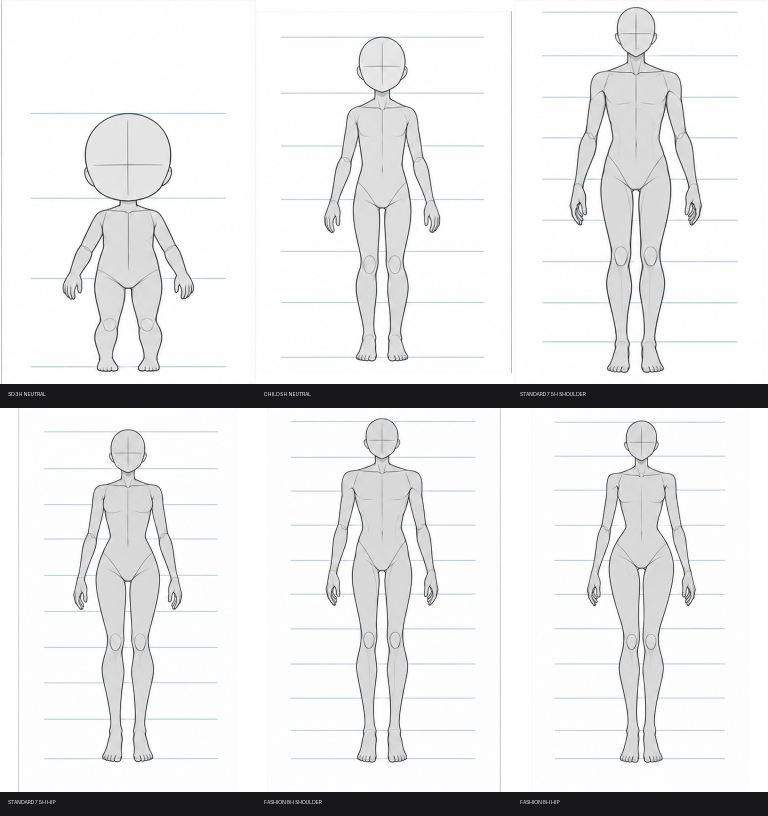
#> input picture inputs/body_proportion_presets/v3/contact_sheet.png, 1536 x 1632 px (shown at 1/2 size)
$ python -i outfit_edit.py   (imports and definitions only)
#> lines starting #> are read from the running program, lines starting #| are printed output that depends on the picture; after the words box and inside, x2 and y2 are one past the last pixel; in counts of white or black regions, pixels touching at a corner belong together
"""원본 편집형 의상 교체의 공통 부분(D-090~D-093, D-094 제품 연결): Qwen 편집 결과를 원본 좌표로 되돌리고,
머리(머리카락·얼굴·선택한 머리 장식)만 원본 픽셀로 붙인다. 메인 환경(작업실)과 Qwen 작업 프로세스가 같은 코드를 쓴다.
torch를 가져오지 않는다. 시험 08~13의 실행기는 정리했다(기록: outputs/women-hair-test-20261011, D-090~D-097).

머리 정렬: 원본 머리 주변과 Qwen 결과 전체에서 특징점(SIFT)을 맞춰 위치·크기·기울기를 잰다. 얼굴 경계 25px 안 일치점이
8개 이상일 때만 믿는다. Qwen 결과 전체를 원본 좌표로 되돌린 뒤(필요하면 흰 여백으로 화면을 넓힘) 다시 재서 거의 일치할 때만
붙인다. 위치가 맞아도 머리 형태·연결(지지율·떠 있는 조각)이 다르면 붙이지 않는다. 붙이지 않은 장은 raw만 남긴다.
"""
import hashlib
import json
import re
from pathlib import Path

import cv2
import numpy as np
from PIL import Image

SIZE = (768, 1024)
FEATHER = 2
HEAD_EDGE = 2
MATCH_RATIO = 0.8               # D-093: 0.75에서 0.8로. 대신 얼굴 일치점·되돌린 뒤 재검사·형태 검사로 거른다
FACE_NEAR = 25                  # 얼굴 경계에서 이 거리 안의 일치점을 얼굴 일치점으로 센다
MIN_FACE_INLIERS = 8
HAIR_FAR = 40                   # 얼굴에서 이보다 먼 머리로 형태를 본다
HAIR_COLOR_DE = 15              # 원본 머리색(Lab k-means 4개 중심)과 이 거리 안이면 Qwen 머리로 본다
MIN_HAIR_SUPPORT = 0.5
MAX_FLOATING_HAIR = 0.2
RANSAC_PX = 3.0
MIN_INLIERS = 12
SCALE_RANGE = (0.75, 1.35)      # 되돌릴 수 있는 크기 차이
ROTATE_LIMIT = 10.0             # 되돌릴 수 있는 기울기(도)
RESIDUAL_SHIFT = 2.0            # 되돌린 뒤 남아도 되는 위치 차이(px)
RESIDUAL_SCALE = 0.02
RESIDUAL_ROTATE = 1.0
CONTENT_DIFF = 25               # 흰색과 채널 차이가 이보다 크면 그림 내용으로 본다
HEAD_WINDOW = 15
BORDER = 32
HEAD_ACCESSORIES = ("headwear", "earwear", "eyewear")  # 사용자 선택 대상은 머리 장식뿐이다
HEAD_KEEP = ("hair", "face", "eyes", "nose", "mouth", "ears", "tail", "wings")   # 1단계 보존 영역(protect.png) 구성
NOT_PASTED = ("tail", "wings")   # D-103: 몸에 붙는 부분은 원본 자리에 붙이지 않는다(Qwen이 자세·키를 바꾸면 떨어져 보임)


def sha(path):
    return hashlib.sha256(Path(path).read_bytes()).hexdigest()


def write_json(path, data):
    Path(path).write_text(json.dumps(data, ensure_ascii=False, indent=2), encoding="utf-8")


def require(condition, message):
    if not condition:
        raise ValueError(message)


def load(path, mode="RGB"):
    with Image.open(path) as image:
        return np.asarray(image.convert(mode))


def gray(image):
    return cv2.cvtColor(image, cv2.COLOR_RGB2GRAY)


# [29 lines left out: function match_head, not called in this run]


def near_identity(match):
    return (match["status"] == "measured" and abs(match["scale"] - 1) <= RESIDUAL_SCALE
            and abs(match["rotate_deg"]) <= RESIDUAL_ROTATE and max(map(abs, match["head_shift_px"])) <= RESIDUAL_SHIFT)


def original_background(image, tolerance=8, frame_fallback=False):
    """캔버스 안 원본 그림의 배경: 그림 내용 상자 테두리 색(중앙값)과 거의 같고 그 테두리와 이어진 픽셀.
    D-115(요청 17 N4): 회색 배경 위의 흰 머리에서 분할기가 배경을 머리카락으로 넣어, 붙일 때 Qwen 소매 위에 회색 배경이 덮였다.
    흰 바탕 캔버스 여백은 원본 배경과 색이 달라 여기 포함되지 않는다."""
    content = content_mask(image)
    if not content.any():
        return np.zeros(image.shape[:2], bool)
    ys, xs = np.nonzero(content)
    y0, y1, x0, x1 = ys.min(), ys.max(), xs.min(), xs.max()
    box = np.zeros(image.shape[:2], bool)
    box[y0:y1 + 1, x0:x1 + 1] = True
    ring = box & ~cv2.erode(box.astype(np.uint8), np.ones((13, 13), np.uint8)).astype(bool)
    if not ring.any():
        # 그림이 캔버스 끝까지 차면(눈길 배경 등) 위 테두리가 비어 중앙값이 NaN이 되고 배경 빼기가 조용히 건너뛰어진다(D-127).
        # 특징 측정(frame_fallback)에서만 캔버스 가장자리를 테두리로 쓴다. 잠근 편집 단계 합성 동작은 그대로 둔다(D-118).
        if not frame_fallback:
            return np.zeros(image.shape[:2], bool)
        ring = box & ~cv2.erode(box.astype(np.uint8), np.ones((13, 13), np.uint8), borderType=cv2.BORDER_CONSTANT,
                                borderValue=0).astype(bool)
    colour = np.median(image[ring], axis=0)
    near = (np.abs(image.astype(np.int16) - colour.astype(np.int16)).max(axis=2) <= tolerance) & box
    _, labels = cv2.connectedComponents(near.astype(np.uint8), connectivity=4)
    seeds = np.unique(labels[ring & near])
    return np.isin(labels, seeds[seeds > 0]) & near


def content_mask(image):
    """흰 바탕이 아닌 그림 내용. 점 잡음은 3×3 열림으로 지운다."""
    content = (np.abs(255 - image.astype(np.int16)).max(axis=2) > CONTENT_DIFF).astype(np.uint8)
    return cv2.morphologyEx(content, cv2.MORPH_OPEN, np.ones((3, 3), np.uint8)) > 0


def outside_frame(points, width, height):
    x, y = points
    return (x < 0) | (y < 0) | (x > width - 1) | (y > height - 1)


# [49 lines left out: functions pad_image, realign, fit_white, not called in this run]


def lab(image):
    return cv2.cvtColor(image, cv2.COLOR_RGB2LAB).astype(np.float32) * np.float32([100 / 255, 1, 1])


# [70 lines left out: functions qwen_hair_mask, unattached, hair_shape, composite, head_protect, head_weight and 1 more, not called in this run]


def head_window(protect):
    return cv2.dilate(protect.astype(np.uint8), np.ones((2 * HEAD_WINDOW + 1,) * 2, np.uint8)) > 0


# [5 lines left out: function border_white_ratio, not called in this run]


class MemoryGuard:
    """단계별 PyTorch 메모리 기록. 각 단계 최고값은 직전 기록 뒤부터 잰다(단계마다 최고값을 초기화).
    한도는 apply_cap()으로 할당 상한을 걸어 지키고, check()는 넘었는지 다시 확인해 멈춘다."""

    def __init__(self, cuda, limit_gib, log_path=None):
        self.cuda, self.limit, self.log_path, self.stages, self.stopped = cuda, limit_gib, log_path, [], None
        self.current = "시작"

    # [69 lines left out: functions begin, apply_cap, write, check, fail, step_callback and 2 more, not called in this run]


# 제품 지시문: 캐릭터별 의상 묘사를 손으로 쓰지 않는다(시험 지시문의 "long dark brown coat"가 의상을 바꾼 정황, D-092).
# 요청 12: "그림 2의 옷을 입혀라"만으로는 W3의 몸에 붙는 원래 옷이 그대로 남았다 → 지금 옷 전체를 바꾸라고 명시한다(D-095).
# D-108(요청 14): K의 걸친 코트·넥타이·장갑이 남고 S04의 검은 바디수트가 그대로였다 → 원래 옷의 종류를 짚어 "하나도 남기지 않음"을 명시
OUTFIT_REPLACE = ("Replace all of the character's current clothing in image 1, including any bodysuit, jacket, coat draped over "
                  "the shoulders, tie, gloves, choker, stockings, socks and shoes, with the complete outfit shown in image 2, "
                  "matching its shape, length, colors and details. Nothing from the original outfit may remain. ")
OUTFIT_PROPS = "Remove any weapon and every carried or held prop. "
OUTFIT_BACKGROUND = "Place the character alone on a plain pure white background with nothing else. "
OUTFIT_BASE = OUTFIT_REPLACE + OUTFIT_PROPS + OUTFIT_BACKGROUND
# D-108(요청 14): S06 기계 꼬리·S08 여러 꼬리가 사라짐 → 꼬리·귀·날개는 몸의 일부이지 소품이 아님을 명시.
# D-111(요청 15): 모든 캐릭터에 "꼬리를 유지하라"고 하자 K(귀·꼬리·날개 없음)에 셋 다 생겼다 → 확인된 부위만 적고 없으면 추가 금지.
BODY_PARTS = ("ears", "tail", "wings")
BODY_PART_WORDS = {"ears": "animal ears", "tail": "a tail or tails", "wings": "wings"}
BODY_PARTS_UNKNOWN = ("If the character has animal ears, a tail or wings in image 1, keep them exactly as in image 1 with the "
                      "same number, shape, color and position; they are part of the body, not props or clothing. "
                      "Do not add any animal ears, tail or wings that are not in image 1. ")
BODY_PARTS_NONE = "The character has no animal ears, no tail and no wings; do not add any. "


# [29 lines left out: functions _kind_words, body_parts_sentence, not called in this run]


OUTFIT_KEEP = ("Keep the character's face, hairstyle, hair color, head accessories and body proportions exactly the same as "
               "in image 1. ")
OUTFIT_REMOVE = ("The character must stay the same person as in image 1: same gender, age, face, hair color and hairstyle. "
                 "Only take off the head accessories: remove every head accessory (headphones, headbands, hair ornaments, "
                 "hats, earrings and glasses) and show the character's own hair where they were. Keep body proportions "
                 "exactly the same as in image 1. ")
# D-108(요청 14): 앉은 S08이 선 자세로 바뀌어 머리가 0.58배로 작아짐 → 자세 유지를 명시(머리 크기를 맞추기 위함)
OUTFIT_FRAMING = ("Keep the character's pose exactly as in image 1, whether standing, sitting or crouching. "
                  "Do not change the camera angle, framing or the character's size or position.")
# D-106: 사용자 GUI 확인 — 남성 캐릭터에 여성복(크롭탑·치마)을 입히자 몸이 여성 체형으로 바뀌었다. 확인된 성별을 지시문에 넣는다.
OUTFIT_GENDER = {
    "male": ("The character is male. Keep a male body with a flat chest and male proportions, even if the outfit in "
             "image 2 is women's clothing; fit the outfit to the male body. "),
    "female": "The character is female. Keep her body shape and proportions as in image 1. ",
    "unspecified": "",
}
GARMENT_TERM = re.compile(r"[a-z][a-z0-9 '-]{0,39}")
NOT_GARMENT = ("hand", "arm", "leg", "pose", "holding", "pocket", "standing", "sitting", "looking")
MAX_GARMENT_TERMS = 20


# [15 lines left out: function clean_garment_terms, not called in this run]


EDIT_INTENT = "의상 교체 + 캐릭터 고유 특징(얼굴·머리·체형·확인된 귀·꼬리·날개) 유지. 기존 의상 잔존과 없는 부위 추가는 동일성 위반."


# [43 lines left out: function outfit_conditions, not called in this run]


def outfit_prompt(head_accessories, garment_terms=(), remove_props=True, gender="unspecified", body_parts=None):
    """제품용 고정 지시문 = outfit_conditions의 문장을 순서대로 이어 붙인 것."""
    return "".join(c["text"] for c in outfit_conditions(head_accessories, garment_terms, remove_props, gender, body_parts)["conditions"])


# [11 lines left out: function input_facts, not called in this run]


ARM_SEGMENTS = (("shoulder", "elbow"), ("elbow", "wrist"))
ARM_LINE_MIN = 0.95     # 원본에서 팔 구간이 인물 영역 위에 있어야 하는 비율(이 구간만 검사 대상이 된다)
ARM_GAP_MIN = 2         # 결과에서 연속으로 이만큼 빗나가야 사라진 것으로 본다(요청 12 W3 팔 없음: 5연속, 요청 14 S07 흰 소매 오탐: 1개)
ARM_JOINT_CONF = 0.4    # 이보다 낮은 관절이 낀 구간은 판정하지 않는다(가려짐·잘못 찍힘)
ARM_SAMPLES = 12
BACKGROUND_TOLERANCE = 8   # 테두리 색(중앙값)과 채널 차이가 이 안이고 테두리와 이어지면 배경(요청 15 S04: 235 기준은 크림색 소매를 배경으로 읽음)
BORDER_RING = 8


# [68 lines left out: functions background_color, figure_mask, arm_lines, longest_gap, limb_check, not called in this run]

>>> import cv2
>>> picture = cv2.cvtColor(cv2.imread('../inputs/body_proportion_presets/v3/contact_sheet.png'), cv2.COLOR_BGR2RGB)
>>> result = original_background(picture)
#> in content_mask, `content = (np.abs(255 - image.astype(np.int16)).max(axis=2) > CONTENT_..`:
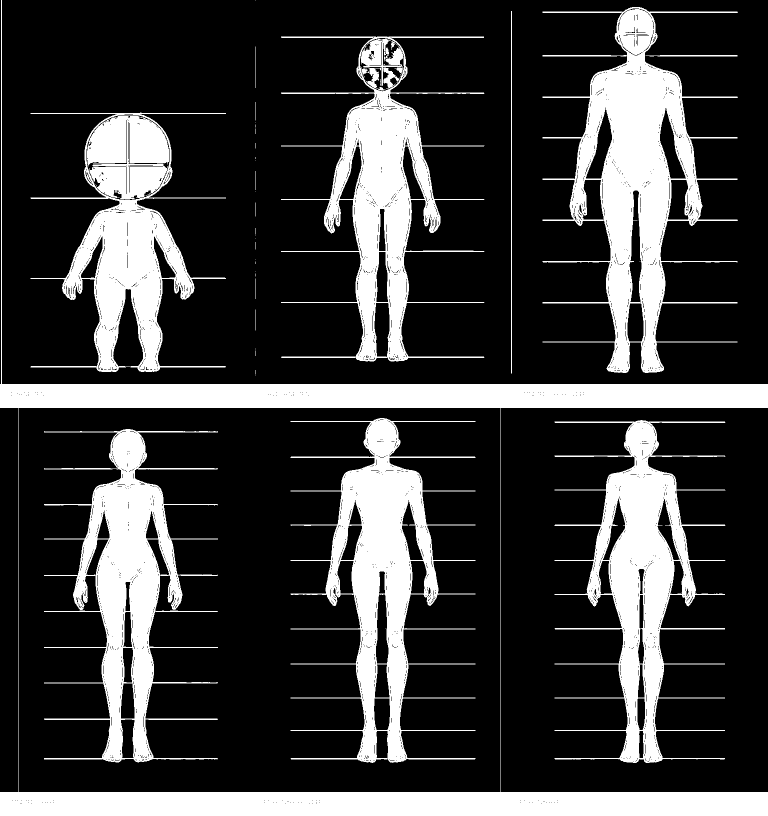
#> content: shape (1632, 1536) (shown at 1/2 size); values 0 (black) and 1 (white), 23.6% white; 48 white regions (33 under 20 px), largest, box (x1, y1, x2, y2) and area: (0, 0, 1536, 1632) 150420, (1085, 14, 1476, 746) 90643, (581, 836, 951, 1526) 72511
#> in content_mask, `return cv2.morphologyEx(content, cv2.MORPH_OPEN, np.ones((3, 3), np.ui..`:
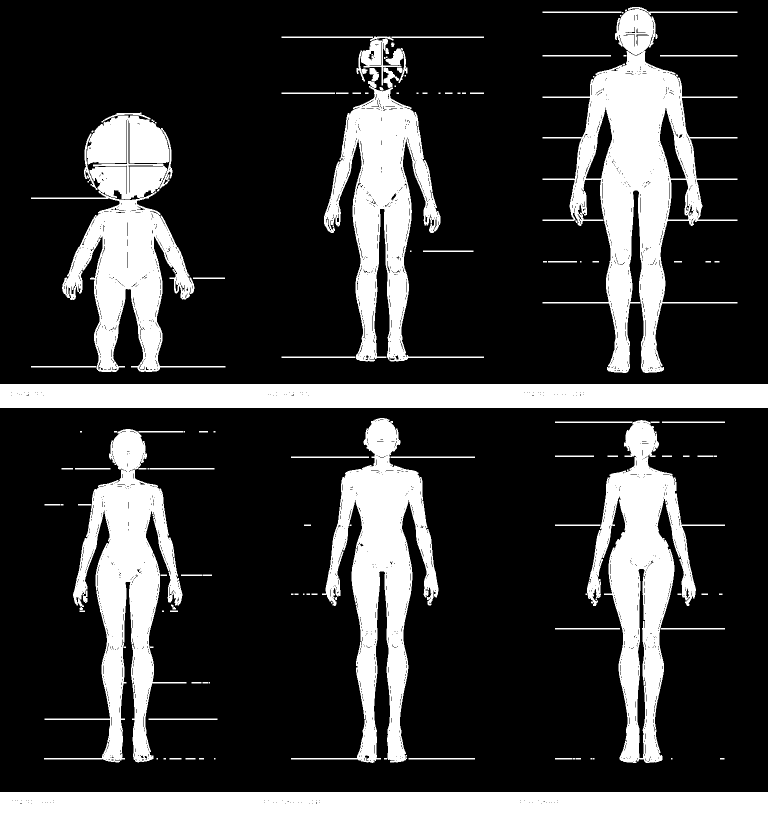
#> returned value: shape (1632, 1536) bool (shown at 1/2 size); 22.6% white; 116 white regions (39 under 20 px), largest, box (x1, y1, x2, y2) and area: (1085, 14, 1475, 746) 87883, (0, 1584, 1536, 1632) 73669, (0, 768, 1536, 816) 73661
#> in original_background, `y0, y1, x0, x1 = ys.min(), ys.max(), xs.min(), xs.max()`: y0 = 14; y1 = 1631; x0 = 0; x1 = 1535
#> in original_background, `colour = np.median(image[ring], axis=0)`: colour = [255, 255, 255]
#> in original_background, `near = (np.abs(image.astype(np.int16) - colour.astype(np.int16)).max(a..`:
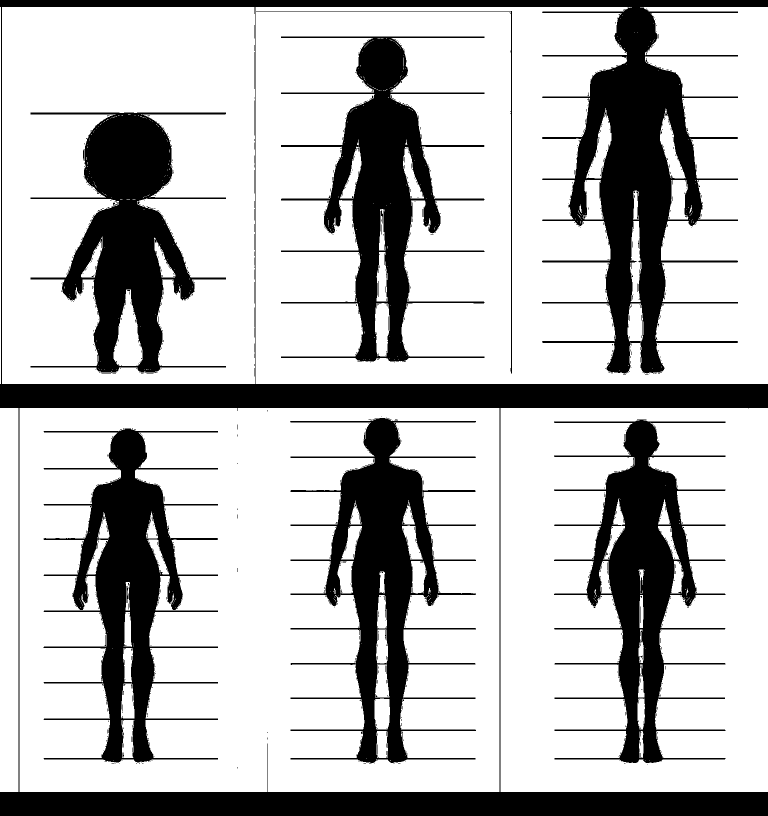
#> near: shape (1632, 1536) bool (shown at 1/2 size); 74% white; 1101 black regions (1074 under 20 px), largest, box (x1, y1, x2, y2) and area: (0, 0, 1536, 1632) 271051, (580, 836, 952, 1526) 77536, (61, 225, 452, 747) 74843
#> in original_background, `_, labels = cv2.connectedComponents(near.astype(np.uint8), connectivit..`:
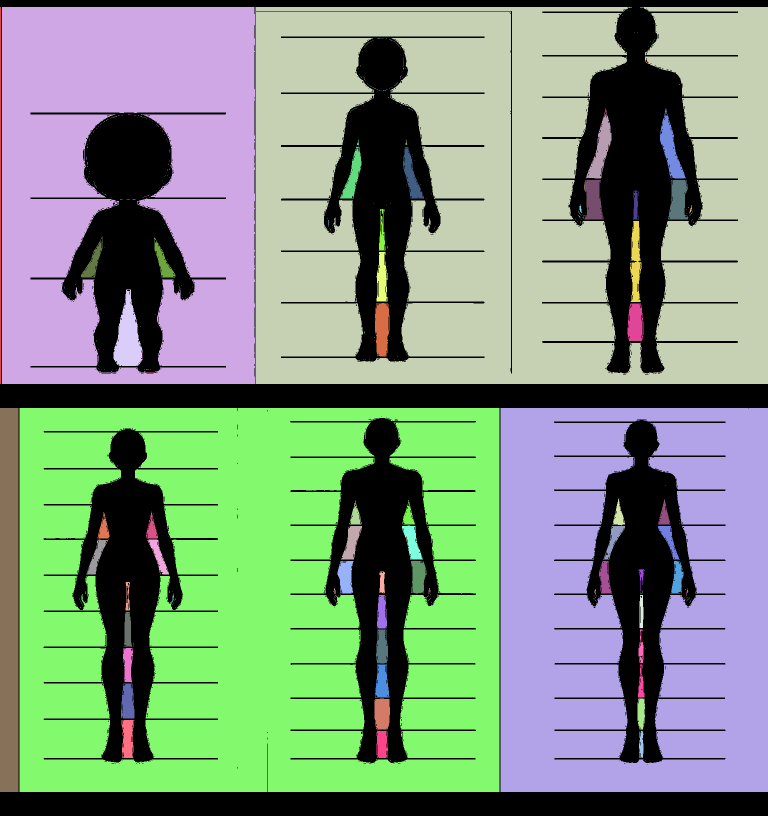
#> labels: shape (1632, 1536) int32 (shown at 1/2 size); 707 distinct labels, from 0 to 706; one colour per label, 0 black
#> in original_background, `seeds = np.unique(labels[ring & near])`: seeds = [1, 2, 3, 4, 5]
#> in original_background, `return np.isin(labels, seeds[seeds > 0]) & near`:
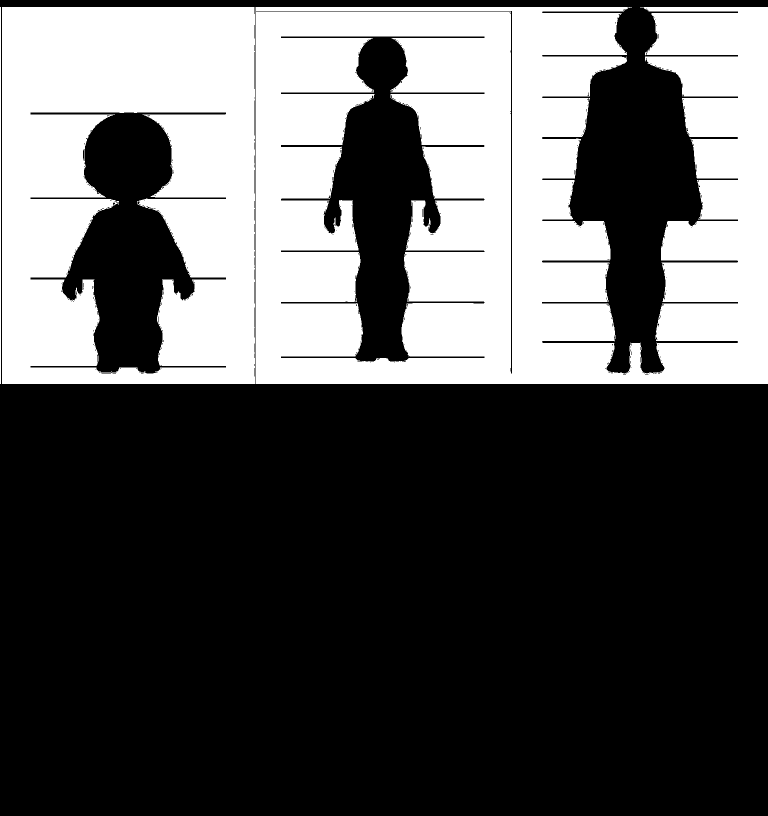
#> returned value: shape (1632, 1536) bool (shown at 1/2 size); 34.8% white; 3 white regions, box (x1, y1, x2, y2) and area: (511, 14, 1536, 768) 573880, (4, 14, 510, 768) 297554, (0, 14, 2, 768) 1508
